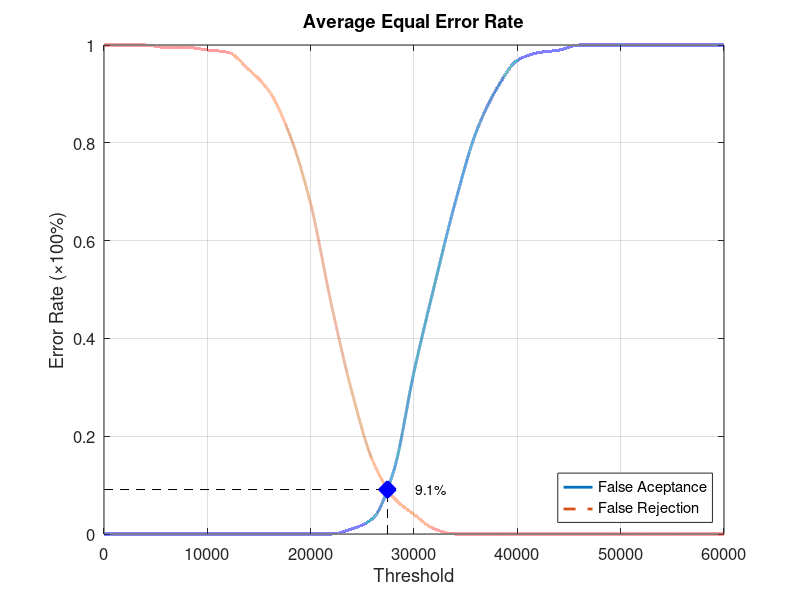
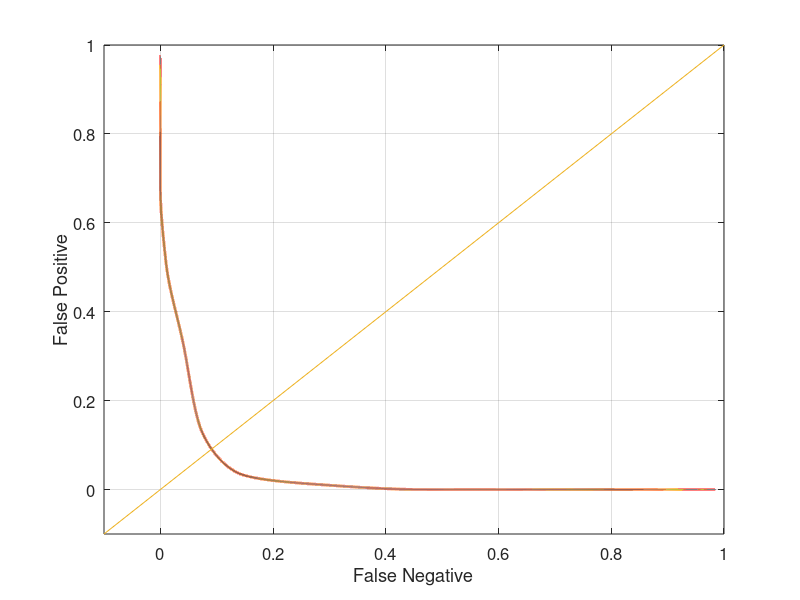

MATLAB code for these plots, in order:
function yEER = Database2_2
close all;
clear;
clc;
x = 0:2000:60000;
xq = 0:0.5:60000;

y0 = [0 0 0 0 0 0 0 0 0 0 0 0 0.0105263 0.0315789 0.126316 0.331579 0.510526 0.678947 0.821053 0.910526 0.968421 0.984211 0.989474 1 1 1 1 1 1 1 1];
yy0 = interp1(x, y0, xq, 'pchip');
y1 = [1 1 1 0.995 0.995 0.99 0.985 0.95 0.905 0.815 0.675 0.47 0.29 0.15 0.075 0.04 0.01 0 0 0 0 0 0 0 0 0 0 0 0 0 0];
yy1 = interp1(x, y1, xq, 'pchip');

% Calculating EER: 
y2 = abs(y0 - y1);
find(y2 == min(y2))
yy2 = abs(yy0 - yy1);
xEER = find(yy2 == min(yy2));
xEERIndex = xq(xEER) % X-axis EER
yEER = yy0(xEER) % Y-axis EER

main = figure
plot(xq, yy0,'-','LineWidth', 2);	hold on
plot(xq, yy1,'--','LineWidth', 2);	hold on
plot([xEERIndex xEERIndex], [0 yEER], 'k--');	hold on
plot([0 xEERIndex], [yEER yEER], 'k--');	hold on
plot(xEERIndex, yEER, 'bx', 'LineWidth', 10);	hold on
text(xEERIndex + 10 * xEERIndex / 100, yEER, [num2str(round((10000 * yEER)) / 100) '%'])
legend('False Aceptance', 'False Rejection', 'Location', 'SouthEast')
xlabel('Threshold')
ylabel('Error Rate (\times100%)')
title('Average Equal Error Rate')
set(gca, 'FontSize', 12)
axis([0 60000 0 1])
grid on

print(main, 'Database2_2Main', '-dpng');
FNRxFPR = figure('Color', [1 1 1]);
plot(yy1, yy0, '-', yy1, yy0, 'LineWidth', 2);
hold on
y = -0.1:0.1:1
plot(y, y); 
set(gca, 'FontSize', 12)
xlabel('False Negative')
ylabel('False Positive')
axis([-0.1 1 -0.1 1])
set(gca, 'FontSize', 12)
grid on

print(FNRxFPR, 'Database2_2FNRxFPR','-dpng');
end
